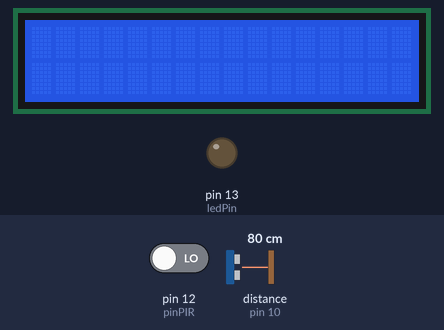
The sketch below on a simulated Arduino Uno, built with avr-gcc and run on an emulated ATmega328P. Shown: 16×2 character LCD, output pins drawn as LEDs (lit = HIGH). Wiring (inferred from the names in the program): ultrasonic range finder: trigger pin 9; echo pin 10. The test bench sets the inputs (shaded band); at power-on: distance to the obstacle (sensor on pin 10) 80 cm, pin 12 (pinPIR) LOW. The echo pulse lasts 58.3 µs per cm; the local clock reads 2024-03-15 10:24:30 at power-on unless the sketch sets it; pins used as bus, display or sensor lines are not drawn; what the sketch prints to the serial monitor is not drawn.

Above: at 1.2 s.
1.3 s: distance to the obstacle (sensor on pin 10) set to 18 cm
At 7.8 s:
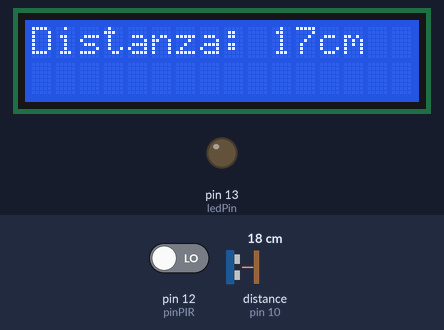
9.0 s: pin 12 (pinPIR) driven HIGH
At 9.6 s:
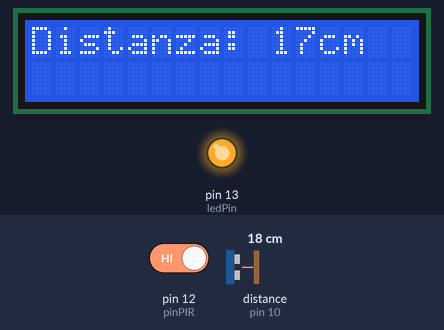
17.5 s: distance to the obstacle (sensor on pin 10) set to 35 cm
19.0 s: distance to the obstacle (sensor on pin 10) set to 2 cm
At 21.4 s:
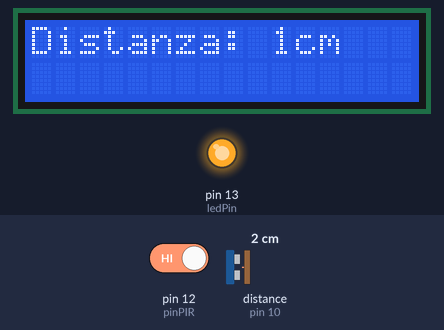
Timing chart, 0 to 22.9 s (numbered marks = the images above; inputs shaded):
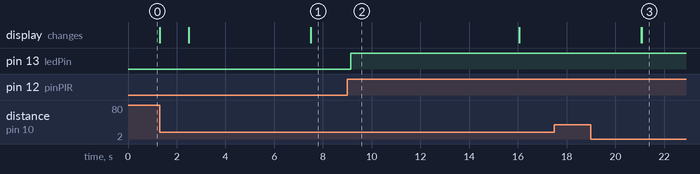

Measured:
- after the input at 1.3 s, the display: changes at once (image 1)
- after the input at 9.0 s, pin 13 (ledPin): LOW → HIGH after 0.15 s
- after the input at 17.5 s, every drawn part: stays the same
- after the input at 19.0 s, the display: first changes after 2.1 s (image 3 shows a later state)

The sketch:

sketch_FreeRTOS_2.ino
```cpp
#include <LiquidCrystal.h>
#include <Arduino_FreeRTOS.h>
#include <queue.h>
#include <Wire.h>
#include <ds3231.h>

struct ts t;

LiquidCrystal lcd(2, 3, 4, 5, 6, 7);
const int trigPin = 9;
const int echoPin = 10;
const int pinPIR = 12;
const int ledPin = 13;
bool valPIR = false;
long duration;
int distanceCm;

QueueHandle_t lcdDistanceQueue;

bool lcdActive = false;
int proxZone = 20;
int timeout = 5000;

TaskHandle_t lcdTaskHandle;
bool turnOffLCD = false;

void taskDistance(void *pvParameters) {
  for (;;) {
    digitalWrite(trigPin, LOW);
    delayMicroseconds(2);
    digitalWrite(trigPin, HIGH);
    delayMicroseconds(10);
    digitalWrite(trigPin, LOW);
    duration = pulseIn(echoPin, HIGH);
    distanceCm = duration * 0.034 / 2;

    if (distanceCm < proxZone && !lcdActive) {
      lcdActive = true;
      xQueueSend(lcdDistanceQueue, &distanceCm, portMAX_DELAY);
      turnOffLCD = false;  // Riavvia il timer di spegnimento
    } else if (distanceCm >= proxZone && lcdActive) {
      lcdActive = false;
      xQueueSend(lcdDistanceQueue, &distanceCm, portMAX_DELAY);
      turnOffLCD = true;  // Avvia il timer di spegnimento
    }
    vTaskDelay(pdMS_TO_TICKS(100));
  }
}

void taskPIR(void *pvParameters) {
  for (;;) {
    valPIR = digitalRead(pinPIR);
    if(valPIR){
      digitalWrite(ledPin, valPIR);  // Accende o spegne il LED in base a valPIR
    } else if (!valPIR && distanceCm > proxZone) {
      vTaskDelay(pdMS_TO_TICKS(timeout));  // Attendere 2 secondi
      digitalWrite(ledPin, LOW);  // Spegni il LED dopo il timeout
    }

    vTaskDelay(pdMS_TO_TICKS(150));

    vTaskDelay(pdMS_TO_TICKS(100));
  }
}

void taskLCD(void *pvParameters) {
  int distance;
  bool motionDetected;

  for (;;) {
    if (xQueueReceive(lcdDistanceQueue, &distance, portMAX_DELAY) == pdPASS) {
      if (lcdActive){
        lcd.setCursor(0, 0);
        lcd.print("                     ");
        lcd.setCursor(0, 0);
        lcd.print("Distanza: ");
        lcd.print(distance);
        lcd.print("cm");
        Serial.println(distance);
      }
      else{
        lcd.clear();
      }

      DS3231_get(&t);
      Serial.print("Date : ");
      Serial.print(t.mday);
      Serial.print("/");
      Serial.print(t.mon);
      Serial.print("/");
      Serial.print(t.year);
      Serial.print("\t Hour : ");
      Serial.print(t.hour);
      Serial.print(":");
      Serial.print(t.min);
      Serial.print(".");
      Serial.println(t.sec);

      vTaskDelay(pdMS_TO_TICKS(10));
    }

    if (turnOffLCD) {
      vTaskDelay(pdMS_TO_TICKS(timeout));  // Attendere 2 secondi
      lcd.clear();
      turnOffLCD = false;  // Resetta la variabile di controllo
    }
  }
}

void setup() {
  lcd.begin(16, 2);
  pinMode(trigPin, OUTPUT);
  pinMode(echoPin, INPUT);
  pinMode(pinPIR, INPUT);
  pinMode(ledPin, OUTPUT);  // Imposta il pin del LED come output

  lcdDistanceQueue = xQueueCreate(5, sizeof(int));
  xTaskCreate(taskDistance, "Distance", 128, NULL, 2, NULL);
  xTaskCreate(taskPIR, "PIR", 128, NULL, 1, NULL);
  xTaskCreate(taskLCD, "LCD", 256, NULL, 3, NULL);
  Serial.begin(9600);


  Wire.begin();
  DS3231_init(DS3231_CONTROL_INTCN);
}

void loop() {
}
```
